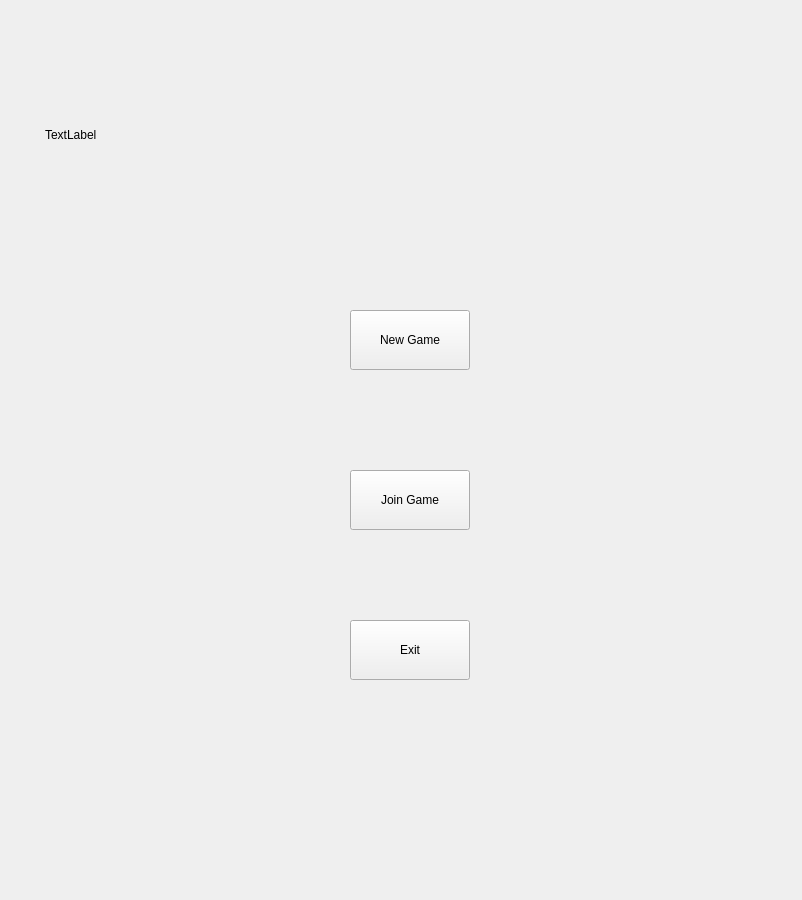
<?xml version="1.0" encoding="UTF-8"?>
<ui version="4.0">
 <class>Menu</class>
 <widget class="QMainWindow" name="Menu">
  <property name="geometry">
   <rect>
    <x>0</x>
    <y>0</y>
    <width>802</width>
    <height>900</height>
   </rect>
  </property>
  <property name="sizePolicy">
   <sizepolicy hsizetype="Fixed" vsizetype="Fixed">
    <horstretch>0</horstretch>
    <verstretch>0</verstretch>
   </sizepolicy>
  </property>
  <property name="windowTitle">
   <string>MainWindow</string>
  </property>
  <widget class="QWidget" name="centralwidget">
   <widget class="QPushButton" name="newGameButton">
    <property name="geometry">
     <rect>
      <x>350</x>
      <y>310</y>
      <width>120</width>
      <height>60</height>
     </rect>
    </property>
    <property name="cursor">
     <cursorShape>ArrowCursor</cursorShape>
    </property>
    <property name="styleSheet">
     <string notr="true"/>
    </property>
    <property name="text">
     <string>New Game</string>
    </property>
   </widget>
   <widget class="QPushButton" name="joinGameButton">
    <property name="geometry">
     <rect>
      <x>350</x>
      <y>470</y>
      <width>120</width>
      <height>60</height>
     </rect>
    </property>
    <property name="sizePolicy">
     <sizepolicy hsizetype="Minimum" vsizetype="Minimum">
      <horstretch>0</horstretch>
      <verstretch>0</verstretch>
     </sizepolicy>
    </property>
    <property name="text">
     <string>Join Game</string>
    </property>
   </widget>
   <widget class="QPushButton" name="exitButton">
    <property name="geometry">
     <rect>
      <x>350</x>
      <y>620</y>
      <width>120</width>
      <height>60</height>
     </rect>
    </property>
    <property name="sizePolicy">
     <sizepolicy hsizetype="Minimum" vsizetype="Minimum">
      <horstretch>0</horstretch>
      <verstretch>0</verstretch>
     </sizepolicy>
    </property>
    <property name="text">
     <string>Exit</string>
    </property>
   </widget>
   <widget class="QLabel" name="titleLabel">
    <property name="geometry">
     <rect>
      <x>45</x>
      <y>35</y>
      <width>700</width>
      <height>200</height>
     </rect>
    </property>
    <property name="text">
     <string>TextLabel</string>
    </property>
   </widget>
   <widget class="QLabel" name="label">
    <property name="geometry">
     <rect>
      <x>-50</x>
      <y>-40</y>
      <width>901</width>
      <height>941</height>
     </rect>
    </property>
    <property name="text">
     <string/>
    </property>
    <property name="pixmap">
     <pixmap resource="resources.qrc">:/images/images/wood3.jpg</pixmap>
    </property>
    <property name="scaledContents">
     <bool>true</bool>
    </property>
   </widget>
   <zorder>label</zorder>
   <zorder>newGameButton</zorder>
   <zorder>joinGameButton</zorder>
   <zorder>exitButton</zorder>
   <zorder>titleLabel</zorder>
  </widget>
 </widget>
 <resources>
  <include location="resources.qrc"/>
 </resources>
 <connections/>
</ui>
